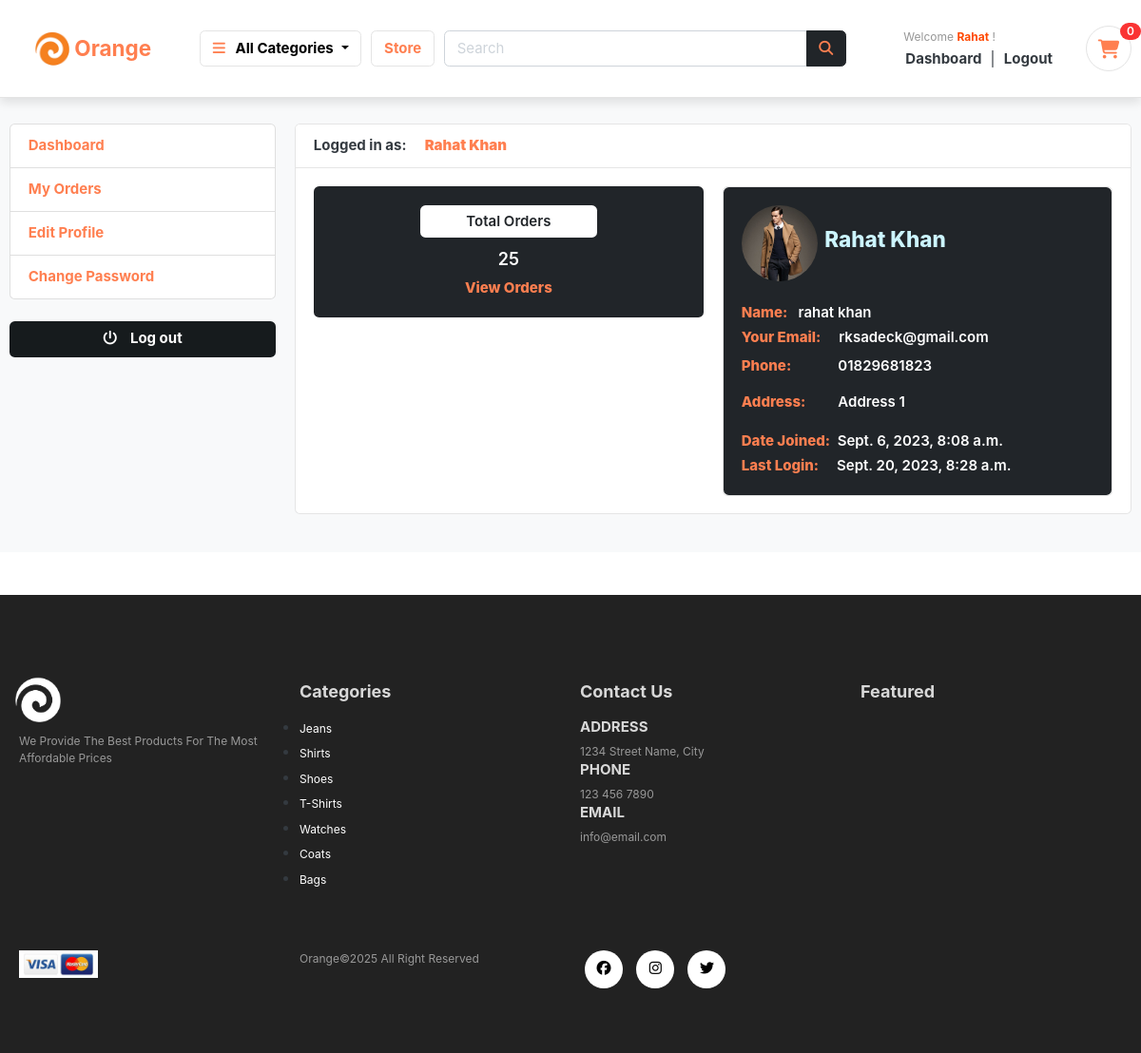
The app's page /accounts/dashboard/ (signed in), older data.
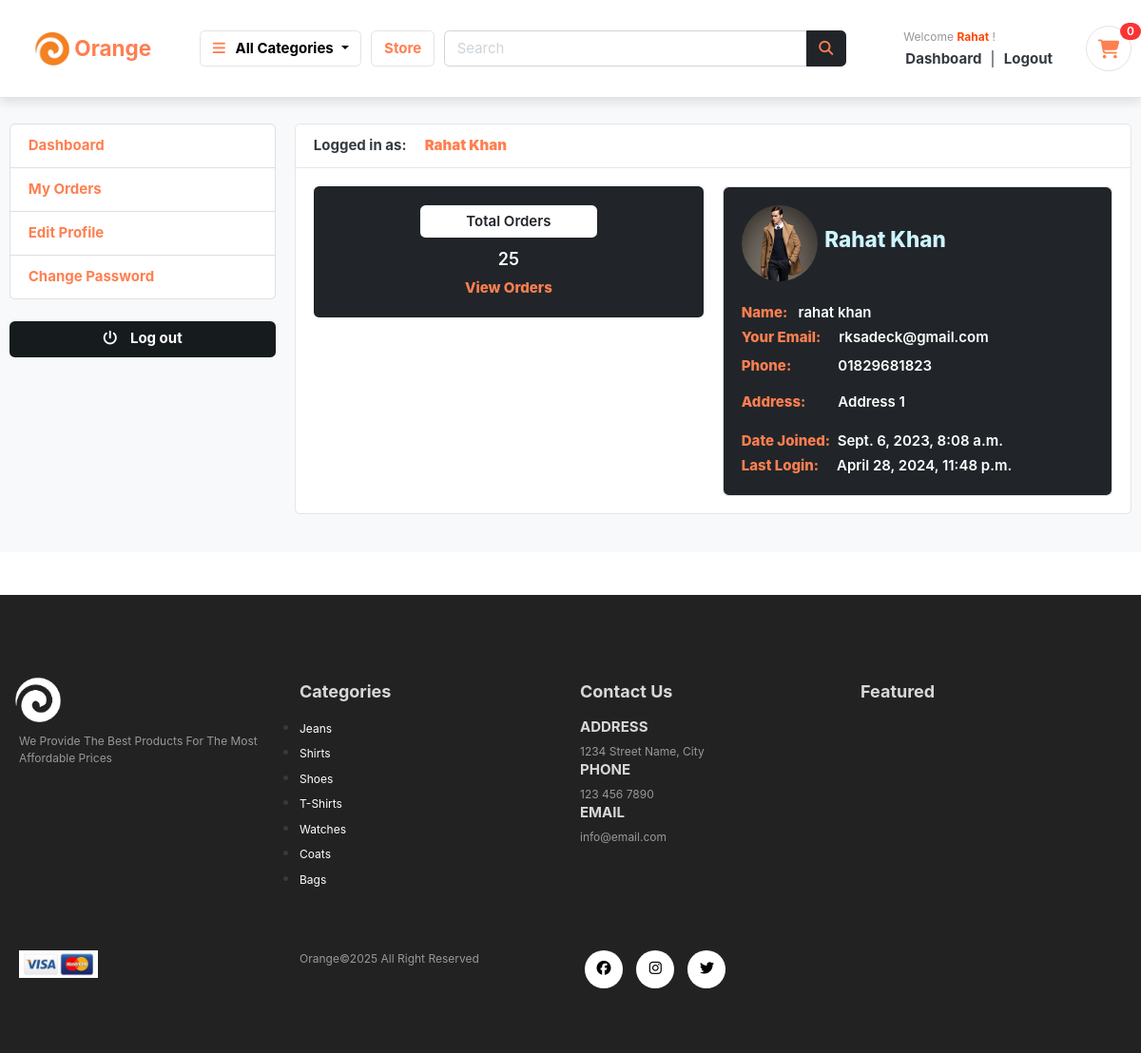
The same page, newer data.
### accounts/models.py (models this page shows, shortened)
class Account(AbstractBaseUser):
    first_name      = models.CharField(max_length=50)
    last_name       = models.CharField(max_length=50)
    username        = models.CharField(max_length=50, unique=True)
    email           = models.EmailField(max_length=100, unique=True)
    phone_number    = models.CharField(max_length=50)
    date_joined     = models.DateTimeField(auto_now_add=True)
    last_login      = models.DateTimeField(auto_now=True)
    is_admin        = models.BooleanField(default=False)
    is_staff        = models.BooleanField(default=False)
    is_active        = models.BooleanField(default=False)
    is_superadmin        = models.BooleanField(default=False)
    USERNAME_FIELD = 'email'
    REQUIRED_FIELDS = ['username', 'first_name', 'last_name']
    objects = MyAccountManager()
    def full_name(self):
        return f'{self.first_name} {self.last_name}'

class UserProfile(models.Model):
    user = models.OneToOneField(Account, on_delete=models.CASCADE)
    address_line_1 = models.CharField(blank=True, max_length=100)
    address_line_2 = models.CharField(blank=True, max_length=100)
    profile_picture = models.ImageField(blank=True, upload_to='photos/userprofile')
    city = models.CharField(blank=True, max_length=20)
    state = models.CharField(blank=True, max_length=20)
    country = models.CharField(blank=True, max_length=20)

### accounts/views.py (the view)
# urls.py: path('dashboard/', views.dashboard, name='dashboard'),
@login_required(login_url = 'login')
def dashboard(request):
    orders = Order.objects.order_by('-created_at').filter(user_id=request.user.id, is_ordered=True)
    orders_count = orders.count()
    try:
        userprofile = UserProfile.objects.get(user=request.user)
    except ObjectDoesNotExist:
        userprofile = UserProfile.objects.create(user=request.user)
    context = {
        'orders_count': orders_count,
        'userprofile': userprofile,
    }
    return render(request, 'accounts/dashboard.html', context)

### cart/context_processors.py (called while the page is built)
def counter(request):
    cart_count = 0
    if 'admin' in request.path:
        return {}
    else:
        try:
            cart = Cart.objects.filter(cart_id=_cart_id(request))
            if request.user.is_authenticated:
                cart_items = CartItem.objects.all().filter(user=request.user)
            else:
                cart_items = CartItem.objects.all().filter(cart=cart[:1])
            for cart_item in cart_items:
                cart_count += cart_item.quantity
        except Cart.DoesNotExist:
            cart_count = 0
    return dict(cart_count=cart_count)

### cart/views.py (called while the page is built)
def _cart_id(request):
    cart = request.session.session_key
    if not cart:
        cart = request.session.create()
    return cart

### category/context_processors.py (called while the page is built)
def menu_links(request):
    links = Category.objects.all()
    return dict(links=links)

### category/models.py (called while the page is built)
    def get_url(self):
        return reverse('products_by_category', args=[self.slug])

### accounts/templates/accounts/dashboard.html (shortened to what this page needs)
{% extends 'base.html' %}
{% block content %}
<section class="section-conten padding-y bg">
<div class="container mt-5 pt-5">
	<div class="row">
	{% include 'accounts/dashboard_sidebar.html' %}
	<main class="col-md-9">
		<article class="card">
		<header class="card-header">
			<strong class="d-inline-block mr-3">Logged in as:</strong>
			<span style="color:coral;font-weight:900;" class="text-capitalize">{{user.full_name}}</span>
		</header>
		<div class="card-body">
			<div class="row">
			<div class="col-md-6">
				<div class="card bg-dark text-white" style="text-align:center;">
					<div class="card-body">
						<h5 class="card-title font-weight-bold bg-white text-dark rounded py-2 w-50 mx-auto">Total Orders</h5>
						<h4>{{orders_count}}</h4>
						<a href="{% url 'my_orders' %}" style="color:coral;font-weight:800;" class="link">View Orders</a>
					</div>
				</div>
			</div>
			<div class="col-md-6">
				<div class="card" style="text-align:center;">
					<div class="card-body d-flex justify-content-center align-items-start flex-column bg-dark text-white rounded">
						{% if userprofile.profile_picture %}
							<div class="d-flex justify-content-center align-items-center">
								<img src="{{userprofile.profile_picture.url}}" alt="User Profile Picture" width="80" height="80" style="border-radius:50%;">
								<h3 class=" text-capitalize ml-2" style="color: #ccf5ff;font-weight: 800;">{{user.full_name}}</h3>
							</div>
						{% endif %}
						<p class="mb-0 font-weight-bold mt-4"><span style="color: coral;font-weight: 800;">Name:</span>&nbsp;&nbsp;&nbsp;{{user.first_name}}&nbsp;{{user.last_name}}</p>
						<p class="mb-0 font-weight-bold mt-1"><span style="color: coral;font-weight: 800;">Your Email:</span>&nbsp;&nbsp;&nbsp;&nbsp;&nbsp;{{user.email}}</p>
						<p class="font-weight-bold mt-2">
							<span style="color: coral;font-weight: 800;">Phone:</span> &nbsp;&nbsp;&nbsp;&nbsp;&nbsp;&nbsp;&nbsp;&nbsp;&nbsp;&nbsp;&nbsp;&nbsp;{{user.phone_number}}</p>
						<p class="font-weight-bold text-capitalize">
							<span style="color: coral;font-weight: 800;">Address:</span>
							{{ user.userprofile.address_line_1 }} {% if user.userprofile.address_line_2 %}{{ user.userprofile.address_line_2 }}{% endif %}</p>
							<p class="mb-0 font-weight-bold mt-1"><span style="color: coral;font-weight: 800;">Date Joined:</span>
								&nbsp;{{user.date_joined}}</p>
							<p class="mb-0 font-weight-bold mt-1"><span style="color: coral;font-weight: 800;">Last Login:</span>
								&nbsp;&nbsp;&nbsp;&nbsp;{{user.last_login}}</p>
					</div>
				</div>
			</div>
			</div>
		</div>
		</article>
	</main>
</div>
</div>
</section>
{% endblock %}

### templates/includes/navbar.html (shortened to what the changed rows need)
{% load static %}
<header class="section-header sticky-navbar">
    <section class="header-main border-bottom py-4" style="box-shadow: 0 5px 10px rgba(0,0,0,0.1);">
    <div class="container">
      <div class="row align-items-center">
        <div class="col-lg-2 col-md-3 col-6">
          <a href="{% url 'home' %}" class="brand-wrap">
            <div class="d-flex justify-content-center align-items-center"
              style="background-color: transparent; transition: background-color 0.3s, border-radius 0.3s, padding 0.3s; border-radius: 50px; padding: 10px 15px;"
              onmouseover="this.style.backgroundColor='#343a40'; this.getElementsByTagName('img')[0].classList.add('logo-brightness-change'); this.getElementsByTagName('h2')[0].style.color='#ff4800';"
              onmouseout="this.style.backgroundColor='transparent'; this.getElementsByTagName('img')[0].classList.remove('logo-brightness-change'); this.getElementsByTagName('h2')[0].style.color='coral';">
              <h2 style="color: coral; margin: 3px 5px; font-size: 1.5rem;"><span style="font-weight: bold;">Orange</span></h2>
            </div>
          </a>
        </div>
        <div class="col-lg-3 col-sm-6 col-8 order-2 order-lg-3">
          <div class="d-flex justify-content-end mb-3 mb-lg-0">
            {% if user.id is None %}
            <div class="widget-header">
              <small class="title text-muted welcome-guest">Welcome <span class=""
                style="color:blue;font-weight:bold;text-transform: capitalize;">Guest</span> !</small>
              <div>
                <a href="{% url 'login' %}" class="dashboard-text">Login</a>
                <span class="dark-transp"> | </span>
                <a href="{% url 'register' %}"> <span  class="register-text">Register</span></a>
              </div>
            </div>
            {% else %}
            <div class="widget-header">
              <a href="{% url 'dashboard' %}">
                <small class="title text-muted welcome-user">Welcome <span class=""
                  style="color:#ff4800;font-weight:bold;text-transform: capitalize;">{{user.first_name}}</span> !</small>
              </a>
              <div>
                <a href="{% url 'dashboard' %}"><span class="dashboard-text">Dashboard</span></a>
                <span class="dark-transp"> | </span>
                <a href="{% url 'logout' %}"><span class="logout-text">Logout</span></a>
              </div>
            </div>
            {% endif %}
          </div>
        </div>
      </div>
    </div>
  </section>
</header>

Row changes from the older to the newer data that the page shows:
changed Account "Rahat Khan": last_login "Sept. 20, 2023, 8:28 a.m." → "April 28, 2024, 11:48 p.m."
